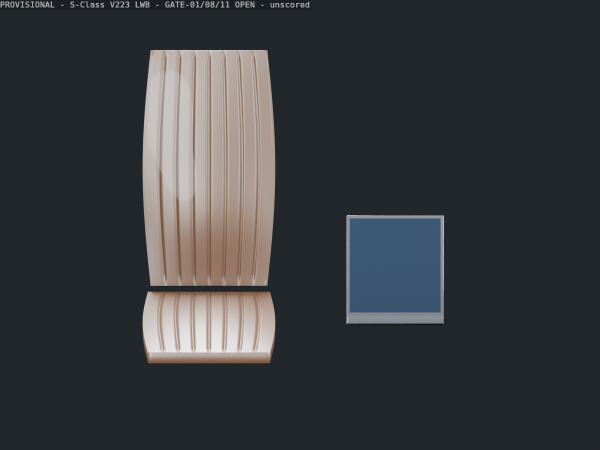
#> input picture docs/review/spike-2026-10-20/01-overview.png, 1200 x 900 px (shown at 1/2 size)
$ python make_contact_sheet.py
#> lines starting #> are read from the running program, lines starting #| are printed output that depends on the picture
"""Arrange existing Phase 3/4 evidence without changing the source images."""

from pathlib import Path

from PIL import Image, ImageDraw, ImageFont, ImageOps


ROOT = Path(__file__).resolve().parent
OUTPUT = ROOT / "contact-sheet.png"
ROWS = [
    ("01 Overview", "01-overview.png", "overview"),
    ("02 Seat front", "02-seat-front.png", "seat-front"),
    ("03 Seat detail", "03-seat-detail.png", "seat-detail"),
    ("04 OLED front", "04-oled-front.png", "oled-front"),
    ("05 OLED profile", "05-oled-profile.png", "oled-profile"),
]
COLUMNS = [
    ("Blender Cycles CPU", 720),
    ("Desktop browser", 720),
    ("Mobile browser", 360),
    ("Owner reference", 560),
]
MARGIN = 24
GAP = 24
HEADER = 142
ROW_HEIGHT = 710
FOOTER = 76
WIDTH = MARGIN * 2 + sum(width for _, width in COLUMNS) + GAP * (len(COLUMNS) - 1)
HEIGHT = HEADER + ROW_HEIGHT * len(ROWS) + FOOTER


def font(size: int) -> ImageFont.FreeTypeFont | ImageFont.ImageFont:
    system_font = Path("C:/Windows/Fonts/arial.ttf")
    return ImageFont.truetype(str(system_font), size) if system_font.exists() else ImageFont.load_default()


TITLE = font(32)
LABEL = font(23)
SMALL = font(18)


def place(draw: ImageDraw.ImageDraw, sheet: Image.Image, path: Path, x: int, y: int, width: int) -> None:
    if not path.is_file():
        raise FileNotFoundError(path)
    with Image.open(path) as source:
        tile = ImageOps.contain(source.convert("RGB"), (width - 20, ROW_HEIGHT - 92), Image.Resampling.LANCZOS)
    sheet.paste(tile, (x + (width - tile.width) // 2, y + 52 + (ROW_HEIGHT - 92 - tile.height) // 2))
    draw.text((x + 12, y + ROW_HEIGHT - 30), path.name, fill="#b8c8d7", font=SMALL)


def main() -> None:
    sheet = Image.new("RGB", (WIDTH, HEIGHT), "#11151a")
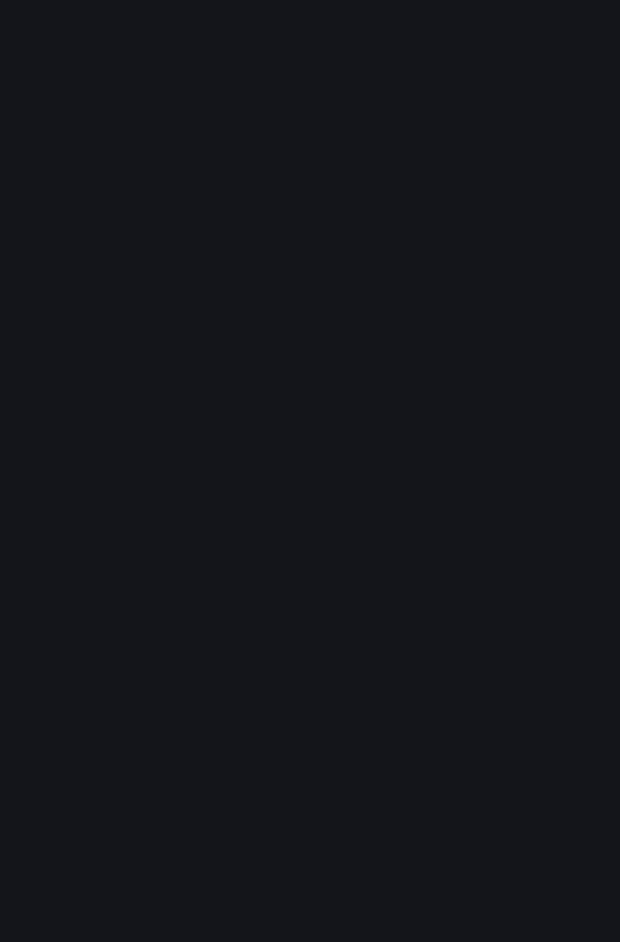
#> sheet: PIL image 2480x3768 RGB (shown at 1/4 size); mean R, G, B 17, 21, 26
    draw = ImageDraw.Draw(sheet)
    draw.text((MARGIN, 19), "PROVISIONAL V223 two-node spike - comparison sheet", fill="#f2f6fb", font=TITLE)
    draw.text((MARGIN, 66), "Technical evidence only. Cameras/lighting differ; this sheet is not a visual acceptance score.", fill="#c7d4df", font=LABEL)
    draw.text((MARGIN, 101), "GATE-01 / GATE-08 / GATE-11 OPEN  |  WebP feasibility waiver  |  No owner physical photos supplied", fill="#ffca72", font=SMALL)

    positions = []
    cursor = MARGIN
    for _, width in COLUMNS:
        positions.append(cursor)
        cursor += width + GAP
    for index, (name, blender_file, slug) in enumerate(ROWS):
        top = HEADER + index * ROW_HEIGHT
        for column_index, ((heading, width), x) in enumerate(zip(COLUMNS, positions)):
            draw.rounded_rectangle((x, top + 38, x + width, top + ROW_HEIGHT - 4), radius=12, fill="#1d242b", outline="#394650", width=2)
            caption = f"{name} | {heading}" if column_index == 0 else heading
            draw.text((x + 12, top + 10), caption, fill="#f2f6fb", font=SMALL)
        place(draw, sheet, ROOT / blender_file, positions[0], top, COLUMNS[0][1])
#> in place, source is the input picture: PIL image 1200x900 RGBA; mean R, G, B, A 56.3, 58.9, 62.5, 255
#> in place, `tile = ImageOps.contain(source.convert("RGB"), (width - 20, ROW_HEIGHT..`:
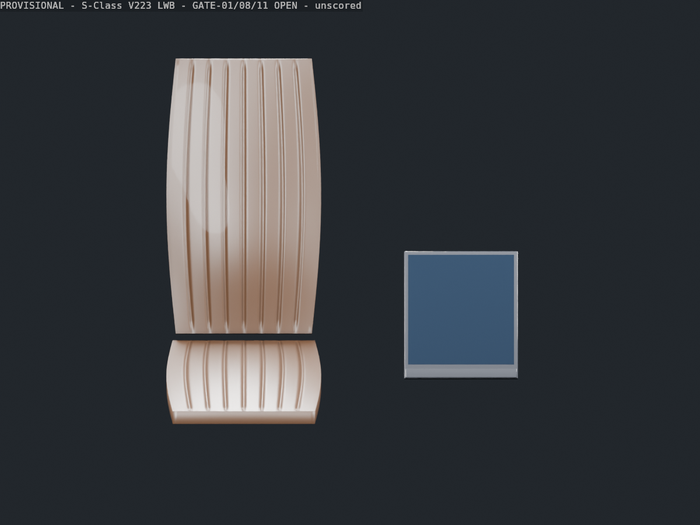
#> tile: PIL image 700x525 RGB; mean R, G, B 56.3, 58.9, 62.5
        place(draw, sheet, ROOT / "viewer" / f"desktop-{slug}.png", positions[1], top, COLUMNS[1][1])
        place(draw, sheet, ROOT / "viewer" / f"mobile-{slug}.png", positions[2], top, COLUMNS[2][1])
        x = positions[3]
        draw.text((x + 25, top + 220), "NOT SUPPLIED", fill="#ffca72", font=TITLE)
        draw.text((x + 25, top + 278), "Physical vehicle / hide photo", fill="#c7d4df", font=LABEL)
        draw.text((x + 25, top + 314), "needed for final comparison.", fill="#c7d4df", font=LABEL)
        draw.text((x + 25, top + ROW_HEIGHT - 30), "Published source URLs: review.md", fill="#b8c8d7", font=SMALL)

    draw.text((MARGIN, HEIGHT - 53), "Original images remain in this folder and viewer/. No source pixels were retouched.", fill="#c7d4df", font=SMALL)
    sheet.save(OUTPUT, optimize=True)
    print(f"Wrote {OUTPUT} ({WIDTH} x {HEIGHT})")


if __name__ == "__main__":
#> (the run stopped early here; a loop or call above may not have finished)
